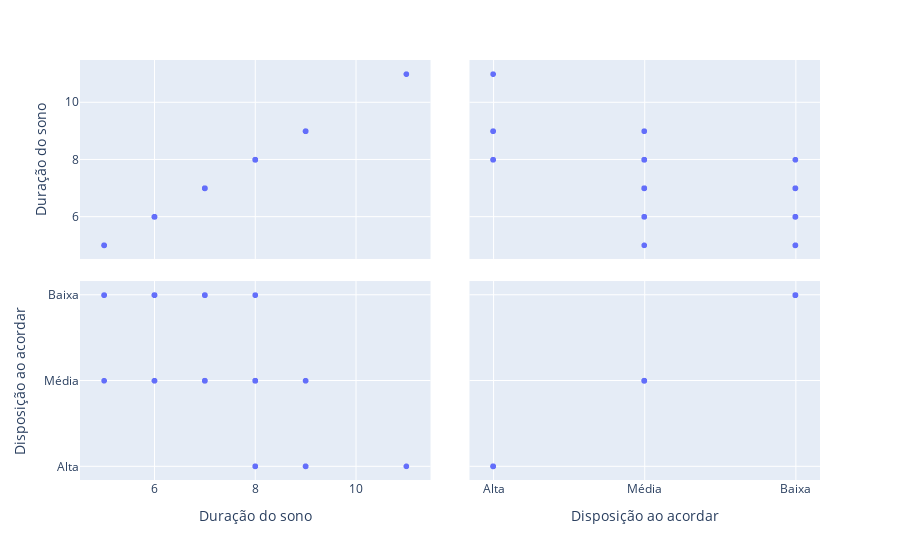

The code cell stored with this chart in its notebook:
### Code cell
grafico = px.scatter_matrix(base_sleep, dimensions = ['Duração do sono', 'Disposição ao acordar'])
grafico.show()

### Figure 1 — Plotly figure (JSON) as saved in the notebook; plotly's stock layout.template omitted (floating-point values rounded to 4 significant figures)
{"data": [{"dimensions": [{"axis": {"matches": true}, "label": "Duração do sono", "values": [9, 7, 8, 7, 8, 7, 7, 6, 8, 5, 7, 7, 8, 7, 8, 6, 7, 9, 11, 8, 7, 9, 6, 7, 5, 5, 6, 8, 6, 6, 7, 7, 9, 6, 5, 6, 8, 7, 6, 5, 8, 6, 8, 7, 6, 6, 6, 7, 8, 7, 9, 9, 8, 6, 7, 8, 7, 8, 6, 7, 8, 7, 8, 7, 6]}, {"axis": {"matches": true}, "label": "Disposição ao acordar", "values": ["Alta", "Média", "Alta", "Média", "Baixa", "Baixa", "Baixa", "Baixa", "Média", "Baixa", "Baixa", "Baixa", "Média", "Baixa", "Média", "Baixa", "Média", "Alta", "Alta", "Baixa", "Média", "Média", "Baixa", "Média", "Baixa", "Média", "Baixa", "Alta", "Média", "Média", "Baixa", "Média", "Alta", "Baixa", "Baixa", "Baixa", "Média", "Média", "Baixa", "Baixa", "Média", "Baixa", "Alta", "Média", "Baixa", "Baixa", "Média", "Baixa", "Média", "Média", "Média", "Alta", "Média", "Média", "Média", "Média", "Baixa", "Média", "Baixa", "Baixa", "Alta", "Média", "Média", "Baixa", "Baixa"]}], "hovertemplate": "%{xaxis.title.text}=%{x}<br>%{yaxis.title.text}=%{y}<extra></extra>", "legendgroup": "", "marker": {"color": "#636efa", "symbol": "circle"}, "name": "", "showlegend": false, "type": "splom"}], "layout": {"dragmode": "select", "legend": {"tracegroupgap": 0}, "margin": {"t": 60}}}
